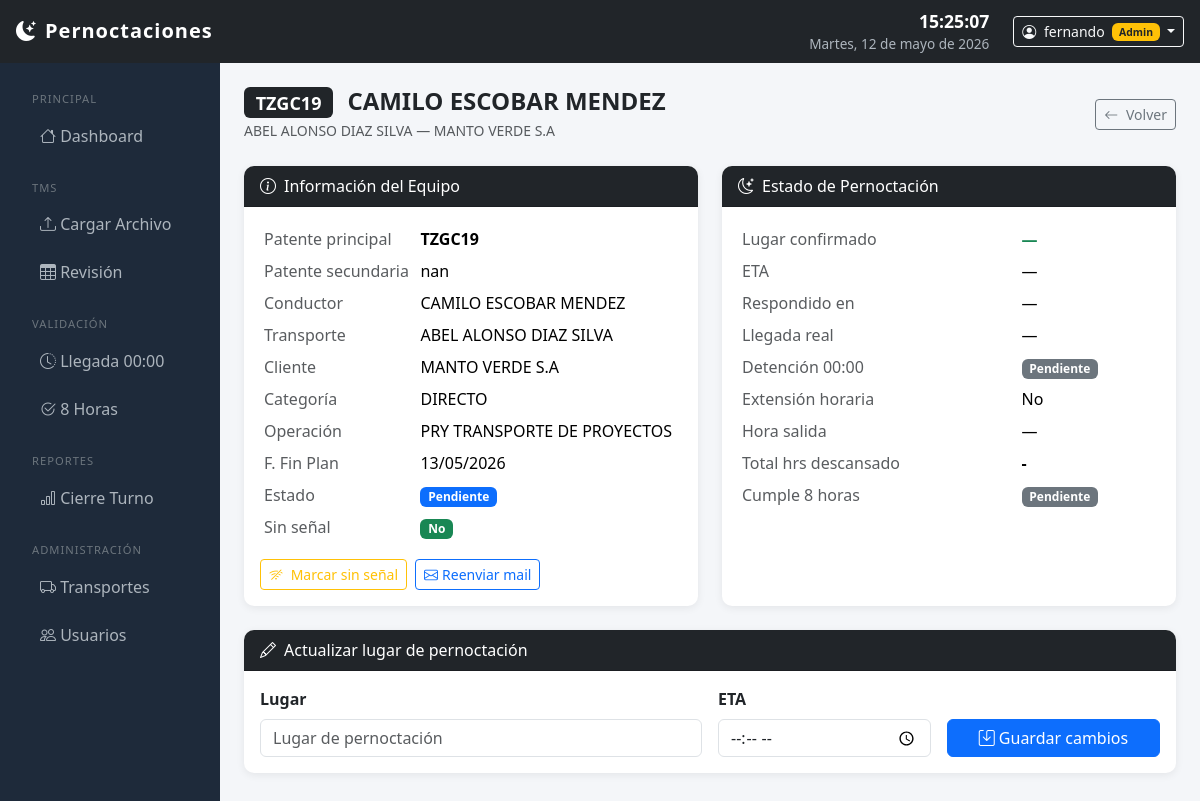
The page /validacion/detalle/66/ (signed in) on the database its author committed.
### core/models.py (models this page shows, shortened)
class Pernoctacion(models.Model):
    ESTADO_CHOICES = [
        ('PENDIENTE', 'Pendiente'),
        ('CONFIRMADO', 'Confirmado por Transporte'),
        ('VALIDADO_1', 'Validado Turno Noche'),
        ('VALIDADO_2', 'Validado 8 Horas'),
        ('CERRADO', 'Cerrado'),
    ]
    carga = models.ForeignKey(CargaTMS, on_delete=models.CASCADE, null=True)
    id_pedido = models.CharField(max_length=50)
    id_viaje = models.CharField(max_length=50)
    cliente = models.CharField(max_length=200)
    transporte = models.ForeignKey(Transporte, on_delete=models.SET_NULL, null=True, blank=True)
    transporte_nombre = models.CharField(max_length=200)  # tal como viene del TMS
    patente = models.CharField(max_length=20)
    patente_secundaria = models.CharField(max_length=20, blank=True)
    conductor = models.CharField(max_length=200)
    fecha_inicio_plan = models.DateTimeField(null=True, blank=True)
    fecha_fin_plan = models.DateField(null=True, blank=True)
    fecha_plan_descarga = models.DateField(null=True, blank=True)
    direccion_descarga = models.CharField(max_length=300, blank=True)
    operacion = models.CharField(max_length=100, blank=True)
    categoria = models.CharField(max_length=100, blank=True)
    token = models.UUIDField(default=uuid.uuid4, unique=True, editable=False)
    mail_enviado = models.BooleanField(default=False)
    mail_enviado_en = models.DateTimeField(null=True, blank=True)
    lugar_pernoctacion = models.CharField(max_length=300, blank=True)
    hora_eta = models.TimeField(null=True, blank=True)
    respondido_en = models.DateTimeField(null=True, blank=True)
    hora_llegada_real = models.DateTimeField(null=True, blank=True)
    cumple_00h = models.BooleanField(null=True, blank=True)
    extension_horaria = models.BooleanField(default=False)
    observaciones_primera = models.TextField(blank=True)
    validado_primera_por = models.ForeignKey(
        User, on_delete=models.SET_NULL, null=True, blank=True,
        related_name='validaciones_primera'
    )
    hora_salida = models.DateTimeField(null=True, blank=True)
    cumple_8h = models.BooleanField(null=True, blank=True)
    horas_totales = models.DurationField(null=True, blank=True)
    observaciones_segunda = models.TextField(blank=True)
    validado_segunda_por = models.ForeignKey(
        User, on_delete=models.SET_NULL, null=True, blank=True,
        related_name='validaciones_segunda'
    )
    sin_senal = models.BooleanField(default=False)
    estado = models.CharField(max_length=20, choices=ESTADO_CHOICES, default='PENDIENTE')
    fecha_registro = models.DateField(auto_now_add=True)
    creado_en = models.DateTimeField(auto_now_add=True)
    actualizado_en = models.DateTimeField(auto_now=True)
    def horas_totales_display(self):
        if self.horas_totales:
            total = int(self.horas_totales.total_seconds())
            h = total // 3600
            m = (total % 3600) // 60
            return f"{h}h {m}min"
        return "-"
    class Meta:
        verbose_name = 'Pernoctación'
        verbose_name_plural = 'Pernoctaciones'
        ordering = ['-fecha_registro', 'transporte_nombre']

### validacion/views.py (the view, shortened to what this page needs)
# urls.py: path('detalle/<int:pk>/', views.validacion_detalle, name='validacion_detalle'),
@login_required
def validacion_detalle(request, pk):
    pernoctacion = get_object_or_404(Pernoctacion, pk=pk)
    hoy = timezone.localdate()
    context = {'p': pernoctacion, 'hoy': hoy}
    return render(request, 'validacion/detalle.html', context)

### templates/validacion/detalle.html (shortened to what this page needs)
{% extends 'base.html' %}
{% block content %}
<div class="d-flex justify-content-between align-items-center mb-4">
    <div>
        <h4 class="mb-0 fw-bold">
            <span class="badge bg-dark me-2">{{ p.patente }}</span>
            {{ p.conductor }}
        </h4>
        <small class="text-muted">{{ p.transporte_nombre }} — {{ p.cliente }}</small>
    </div>
    <a href="{% url 'dashboard' %}" class="btn btn-outline-secondary btn-sm">
        <i class="bi bi-arrow-left me-1"></i> Volver
    </a>
</div>
<div class="row g-4">
    <div class="col-md-6">
        <div class="card h-100">
            <div class="card-header bg-dark text-white">
                <i class="bi bi-info-circle me-2"></i>Información del Equipo
            </div>
            <div class="card-body">
                <table class="table table-sm table-borderless">
                    <tr><td class="text-muted">Patente principal</td><td><strong>{{ p.patente }}</strong></td></tr>
                    {% if p.patente_secundaria %}
                    <tr><td class="text-muted">Patente secundaria</td><td>{{ p.patente_secundaria }}</td></tr>
                    {% endif %}
                    <tr><td class="text-muted">Conductor</td><td>{{ p.conductor }}</td></tr>
                    <tr><td class="text-muted">Transporte</td><td>{{ p.transporte_nombre }}</td></tr>
                    <tr><td class="text-muted">Cliente</td><td>{{ p.cliente }}</td></tr>
                    <tr><td class="text-muted">Categoría</td><td>{{ p.categoria }}</td></tr>
                    <tr><td class="text-muted">Operación</td><td>{{ p.operacion }}</td></tr>
                    <tr><td class="text-muted">F. Fin Plan</td><td>{{ p.fecha_fin_plan|date:"d/m/Y"|default:"—" }}</td></tr>
                    <tr><td class="text-muted">Estado</td>
                        <td><span class="badge bg-primary">{{ p.get_estado_display }}</span></td></tr>
                    <tr><td class="text-muted">Sin señal</td>
                        <td>
                            {% if p.sin_senal %}
                            <span class="badge bg-warning text-dark"><i class="bi bi-wifi-off"></i> Sí</span>
                            {% else %}
                            <span class="badge bg-success">No</span>
                            {% endif %}
                        </td>
                    </tr>
                </table>
                <div class="d-flex gap-2 mt-2">
                    <form method="post">
                        <button type="submit" class="btn btn-sm btn-outline-warning">
                            <i class="bi bi-wifi-off me-1"></i>
                            {% if p.sin_senal %}Quitar sin señal{% else %}Marcar sin señal{% endif %}
                        </button>
                    </form>
                    <a href="{% url 'notificaciones_reenviar' p.id %}" class="btn btn-sm btn-outline-primary">
                        <i class="bi bi-envelope me-1"></i>Reenviar mail
                    </a>
                </div>
            </div>
        </div>
    </div>
    <div class="col-md-6">
        <div class="card h-100">
            <div class="card-header bg-dark text-white">
                <i class="bi bi-moon-stars me-2"></i>Estado de Pernoctación
            </div>
            <div class="card-body">
                <table class="table table-sm table-borderless">
                    <tr><td class="text-muted">Lugar confirmado</td>
                        <td><strong class="text-success">{{ p.lugar_pernoctacion|default:"—" }}</strong></td></tr>
                    <tr><td class="text-muted">ETA</td>
                        <td>{% if p.hora_eta %}{{ p.hora_eta|time:"H:i" }} hrs{% else %}—{% endif %}</td></tr>
                    <tr><td class="text-muted">Respondido en</td>
                        <td>{% if p.respondido_en %}{{ p.respondido_en|date:"d/m H:i" }}{% else %}—{% endif %}</td></tr>
                    <tr><td class="text-muted">Llegada real</td>
                        <td>{% if p.hora_llegada_real %}{{ p.hora_llegada_real|date:"H:i" }} hrs{% else %}—{% endif %}</td></tr>
                    <tr><td class="text-muted">Detención 00:00</td>
                        <td>
                            {% if p.cumple_00h is None %}<span class="badge bg-secondary">Pendiente</span>
                            {% elif p.cumple_00h %}<span class="badge badge-cumple">CUMPLE</span>
                            {% else %}<span class="badge badge-no-cumple">NO CUMPLE</span>{% endif %}
                        </td>
                    </tr>
                    <tr><td class="text-muted">Extensión horaria</td>
                        <td>{% if p.extension_horaria %}<span class="badge bg-info text-dark">Sí</span>
                            {% else %}No{% endif %}</td></tr>
                    <tr><td class="text-muted">Hora salida</td>
                        <td>{% if p.hora_salida %}{{ p.hora_salida|date:"H:i" }} hrs{% else %}—{% endif %}</td></tr>
                    <tr><td class="text-muted">Total hrs descansado</td>
                        <td><strong>{{ p.horas_totales_display }}</strong></td></tr>
                    <tr><td class="text-muted">Cumple 8 horas</td>
                        <td>
                            {% if p.cumple_8h is None %}<span class="badge bg-secondary">Pendiente</span>
                            {% elif p.cumple_8h %}<span class="badge badge-cumple">CUMPLE</span>
                            {% else %}<span class="badge badge-no-cumple">NO CUMPLE</span>{% endif %}
                        </td>
                    </tr>
                </table>
            </div>
        </div>
    </div>
    <div class="col-12">
        <div class="card">
            <div class="card-header bg-dark text-white">
                <i class="bi bi-pencil me-2"></i>Actualizar lugar de pernoctación
            </div>
            <div class="card-body">
                <form method="post" class="row g-3">
                    <div class="col-md-6">
                        <label class="form-label fw-semibold">Lugar</label>
                        <input type="text" name="lugar" class="form-control"
                               value="{{ p.lugar_pernoctacion }}"
                               placeholder="Lugar de pernoctación">
                    </div>
                    <div class="col-md-3">
                        <label class="form-label fw-semibold">ETA</label>
                        <input type="time" name="hora_eta" class="form-control"
                               value="{% if p.hora_eta %}{{ p.hora_eta|time:'H:i' }}{% endif %}">
                    </div>
                    <div class="col-md-3 d-flex align-items-end">
                        <button type="submit" class="btn btn-primary w-100">
                            <i class="bi bi-save me-1"></i>Guardar cambios
                        </button>
                    </div>
                </form>
            </div>
        </div>
    </div>
</div>
{% endblock %}

### templates/base.html (shortened to what this page needs)
<!DOCTYPE html>
<html lang="es">
<head>
    <link href="https://cdn.jsdelivr.net/npm/bootstrap@5.3.3/dist/css/bootstrap.min.css" rel="stylesheet">
    <link href="https://cdn.jsdelivr.net/npm/bootstrap-icons@1.11.3/font/bootstrap-icons.css" rel="stylesheet">
    <link href="https://cdn.datatables.net/1.13.8/css/dataTables.bootstrap5.min.css" rel="stylesheet">
</head>
<body>
{% if user.is_authenticated %}
<nav class="navbar navbar-dark bg-dark px-3 py-2">
    <a class="navbar-brand" href="{% url 'dashboard' %}">
        <i class="bi bi-moon-stars-fill me-2"></i>Pernoctaciones
    </a>
    <div class="d-flex align-items-center gap-4">
        <div class="text-end">
            <div id="reloj">--:--:--</div>
            <div id="fecha-display">cargando...</div>
        </div>
        <div class="dropdown">
            <button class="btn btn-outline-light btn-sm dropdown-toggle" data-bs-toggle="dropdown">
                <i class="bi bi-person-circle me-1"></i>
                {{ user.get_full_name|default:user.username }}
                {% if user.is_staff %}
                <span class="badge bg-warning text-dark ms-1" style="font-size:.65rem">Admin</span>
                {% endif %}
            </button>
        </div>
    </div>
</nav>
<div class="container-fluid">
    <div class="row">
        <div class="col-auto sidebar py-3" style="width:220px;">
            <nav class="nav flex-column">
                <span class="section-title">Principal</span>
                <a href="{% url 'dashboard' %}" class="nav-link {% if request.resolver_match.url_name == 'dashboard' %}active{% endif %}">
                    <i class="bi bi-house"></i> Dashboard
                </a>
                <span class="section-title mt-2">TMS</span>
                <a href="{% url 'tms_cargar' %}" class="nav-link {% if 'tms' in request.path %}active{% endif %}">
                    <i class="bi bi-upload"></i> Cargar Archivo
                </a>
                <a href="{% url 'tms_revision' %}" class="nav-link">
                    <i class="bi bi-table"></i> Revisión
                </a>
                <span class="section-title mt-2">Validación</span>
                <a href="{% url 'validacion_primera' %}" class="nav-link {% if 'primera' in request.path %}active{% endif %}">
                    <i class="bi bi-clock-history"></i> Llegada 00:00
                </a>
                <a href="{% url 'validacion_ocho' %}" class="nav-link {% if 'ocho' in request.path %}active{% endif %}">
                    <i class="bi bi-check2-circle"></i> 8 Horas
                </a>
                <span class="section-title mt-2">Reportes</span>
                <a href="{% url 'reporte_cierre' %}" class="nav-link {% if 'reporte' in request.path %}active{% endif %}">
                    <i class="bi bi-bar-chart"></i> Cierre Turno
                </a>
                {% if user.is_staff %}
                <span class="section-title mt-2">Administración</span>
                <a href="/admin/core/transporte/" class="nav-link">
                    <i class="bi bi-truck"></i> Transportes
                </a>
                <a href="/admin/auth/user/" class="nav-link">
                    <i class="bi bi-people"></i> Usuarios
                </a>
                {% endif %}
            </nav>
        </div>
        <div class="col py-4 px-4">
{% else %}
<div class="container mt-5">
{% endif %}
            {% block content %}
            {% endblock %}
{% if user.is_authenticated %}
        </div>
    </div>
</div>
{% else %}
</div>
{% endif %}
</body>
</html>

### templates/base.html (style rules this page uses)
body { background-color: #f4f6f9; }
.navbar-brand { font-weight: 700; letter-spacing: 1px; }
.sidebar { min-height: calc(100vh - 56px); background: #1e2a3a; }
.sidebar .nav-link { color: #adb5bd; padding: 10px 20px; border-radius: 6px; margin: 2px 8px; }
.sidebar .nav-link i { width: 22px; }
.sidebar .section-title { color: #6c757d; font-size: 0.7rem; text-transform: uppercase; letter-spacing: 1px; padding: 12px 20px 4px; }
.card { border: none; box-shadow: 0 2px 8px rgba(0,0,0,.07); border-radius: 10px; }
.card-header { border-radius: 10px 10px 0 0 !important; }
#reloj { font-size: 1.1rem; font-weight: 600; color: #fff; }
#fecha-display { font-size: 0.85rem; color: #adb5bd; }

### rows shown on the page
Pernoctacion: patente "TZGC19", conductor "CAMILO ESCOBAR MENDEZ", transporte_nombre "ABEL ALONSO DIAZ SILVA", cliente "MANTO VERDE S.A", patente_secundaria "nan", categoria "DIRECTO", operacion "PRY TRANSPORTE DE PROYECTOS", fecha_fin_plan "13/05/2026", estado "Pendiente", lugar_pernoctacion "—", horas_totales_display "-"

### other values the page prints
{{ user.get_full_name|default:user.username }} "fernando"
